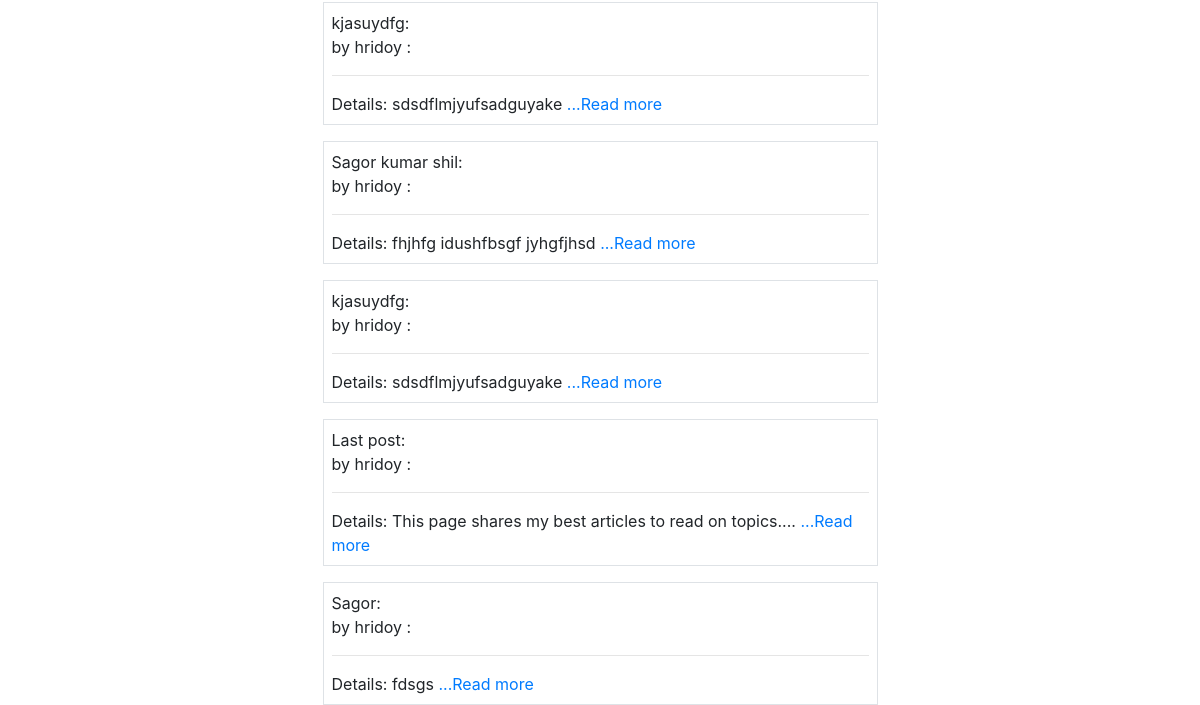
The page /tuition_App/postlist/ (lower part) on the database as committed earlier.
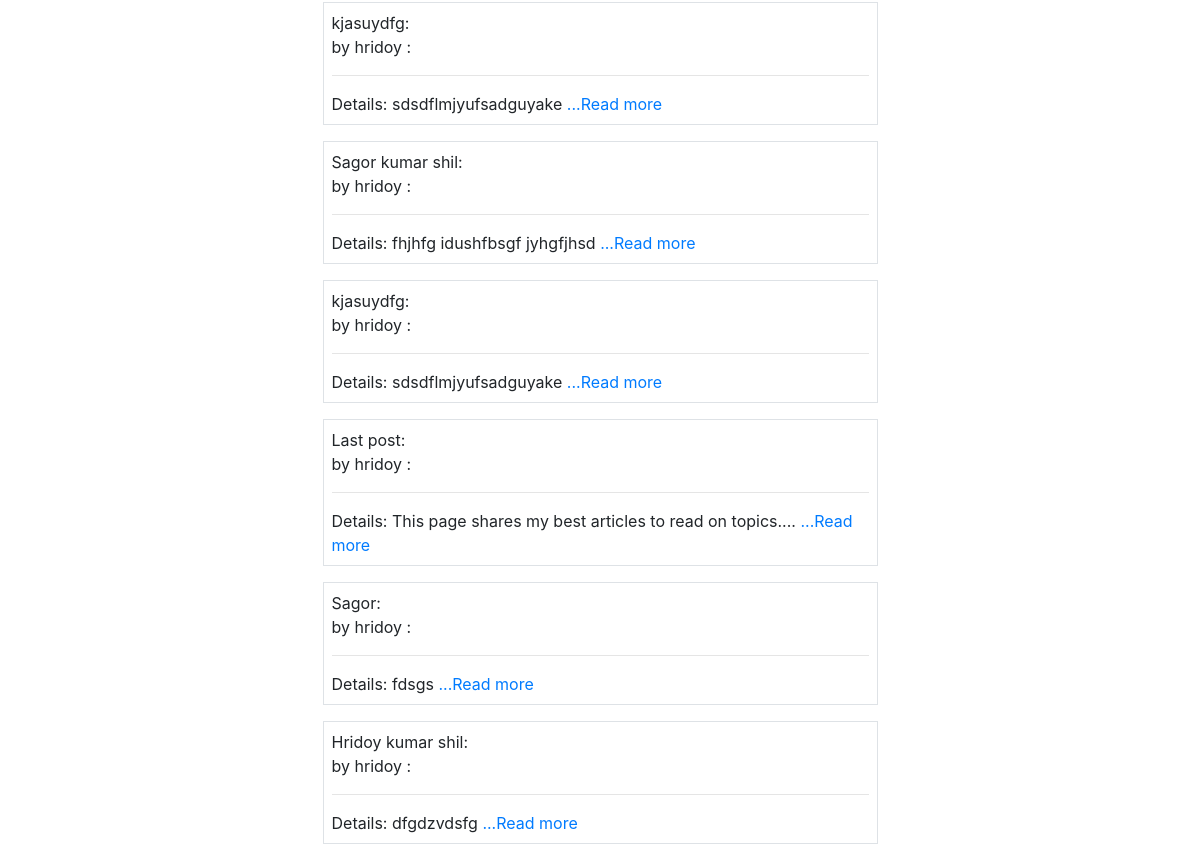
The same page on the database as committed later.
### tuition_App/models.py (models this page shows, shortened)
class Post(models.Model):
    CATEGORY = (
        ("Teacher", "Teacher"),
        ("Student", "Student"),
    )
    MEDIUM = (
        ("bangla", "bangla"),
        ("English", "English"),
        ("Urdu", "Urdu"),
        ("Hindi", "Hindi"),
        ("Arabic", "Arabic"),
    )
    user = models.ForeignKey(User, on_delete=models.CASCADE, blank=True, null=True)
    id = models.AutoField(primary_key=True)
    title = models.CharField(max_length=101)
    slug = models.CharField(max_length=100, default=title)
    email = models.EmailField()
    salary = models.FloatField()
    details = models.TextField()
    available = models.BooleanField()
    category = models.CharField(max_length=100, choices=CATEGORY)
    created_at = models.DateTimeField(default=now)
    image = models.ImageField(default="default.jpg", upload_to="tuition/images")
    medium = MultiSelectField(
        max_length=100, max_choices=5, choices=MEDIUM, default="bangla"
    )
    subject = models.ManyToManyField(Subject, related_name="subject_set")
    class_in = models.ManyToManyField(Class_in, related_name="class_set")
    district = models.CharField(max_length=100, null=True, blank=True)
    likes = models.ManyToManyField(User, related_name="post_likes")
    views = models.ManyToManyField(User, related_name="post_views")
    def details_short(self):
        details_words = self.details.split(" ")
        if len(details_words) > 10:
            return " ".join(details_words[:10]) + "...."
        else:
            return self.details
    objects = models.Manager()
    items = PostManager()

### tuition_App/views.py (the view)
# urls.py: path("postlist/", PostListView.as_view(), name="postlist"),
class PostListView(ListView):
    template_name = "tuition/postlist.html"
    queryset = Post.objects.all()
    context_object_name = "posts"
    def get_context_data(self, *args, **kwargs):
        context = super().get_context_data(*args, **kwargs)
        context["posts"] = context.get("object_list")
        context["subjects"] = Subject.objects.all()
        context["classes"] = Class_in.objects.all()
        return context

### tuition_App/models.py (called while the page is built)
    def __str__(self):
        return self.name

    def __str__(self):
        return self.name

### templates/tuition/postlist.html (shortened to what this page needs)
{% extends 'basic.html' %}
{% block body %}
<div class="container">
    {% for p in posts %}
    <div class="col-md-6 offset-md-3 p-2 mt-3 border">
        {{ p.title }}: <br>
        by {{p.user.username}} : <br>
        <hr>
        Details: {{p.details_short}}
        <a href="/tuition_App/postdetail/{{p.id}}">...Read more</a>
    </div>
    {% endfor %}
</div>
{% endblock body %}

### templates/basic.html (shortened to what this page needs)
<!doctype html>
<html lang="en">
<head>
    <link rel="stylesheet" href="https://cdn.jsdelivr.net/npm/bootstrap@4.5.3/dist/css/bootstrap.min.css"
>
    {% load static %}
    {% load notifications_tags %}
</head>
<body>
                    {% notifications_unread as unread_count %}
    {% block body %}
    {% endblock body %}
</body>
</html>

Rows that differ between the two databases and show on the page:
added Post: title "Hridoy kumar shil", user.username "hridoy", details_short "dfgdzvdsfg"
